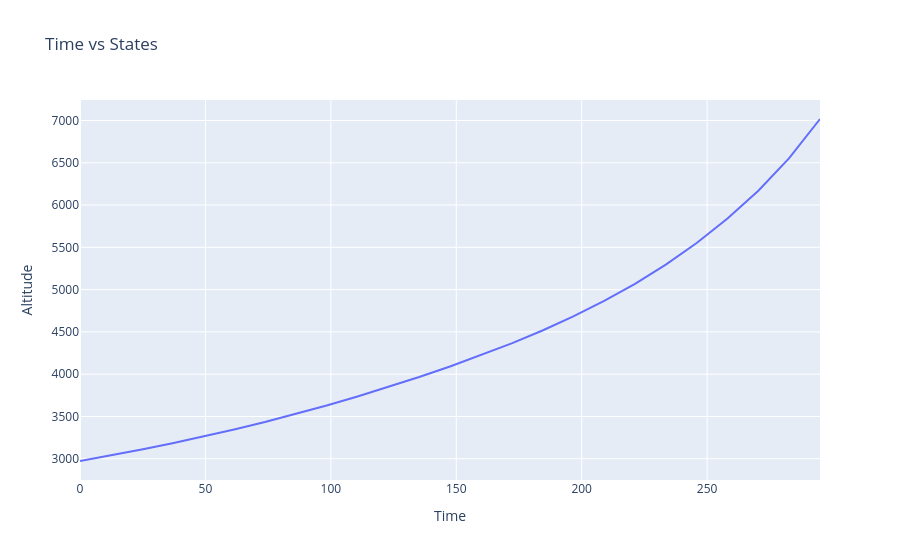

Notebook source saved alongside this figure:
### Code cell
plot(
    sol.t,v_eci_mag,
    title="Time vs States", 
    xlabel="Time", 
    ylabel="Altitude",
    )

### Figure 1 — Plotly figure (JSON) as saved in the notebook; plotly's stock layout.template omitted (floating-point values rounded to 4 significant figures)
{"data": [{"mode": "lines", "name": "Trace 1", "type": "scatter", "x": [0, 12.29, 24.58, 36.88, 49.17, 61.46, 73.75, 86.04, 98.33, 110.6, 122.9, 135.2, 147.5, 159.8, 172.1, 184.4, 196.7, 209.0, 221.2, 233.5, 245.8, 258.1, 270.4, 282.7, 295], "y": [2973.0, 3039.0, 3109.0, 3184.0, 3263.0, 3347.0, 3435.0, 3529.0, 3629.0, 3736.0, 3848.0, 3966.0, 4091.0, 4223.0, 4364.0, 4517.0, 4683.0, 4866.0, 5068.0, 5295.0, 5551.0, 5840.0, 6170.0, 6555.0, 7017.0], "yaxis": "y"}], "layout": {"title": {"text": "Time vs States"}, "xaxis": {"title": {"text": "Time"}}, "yaxis": {"title": {"text": "Altitude"}}}}
